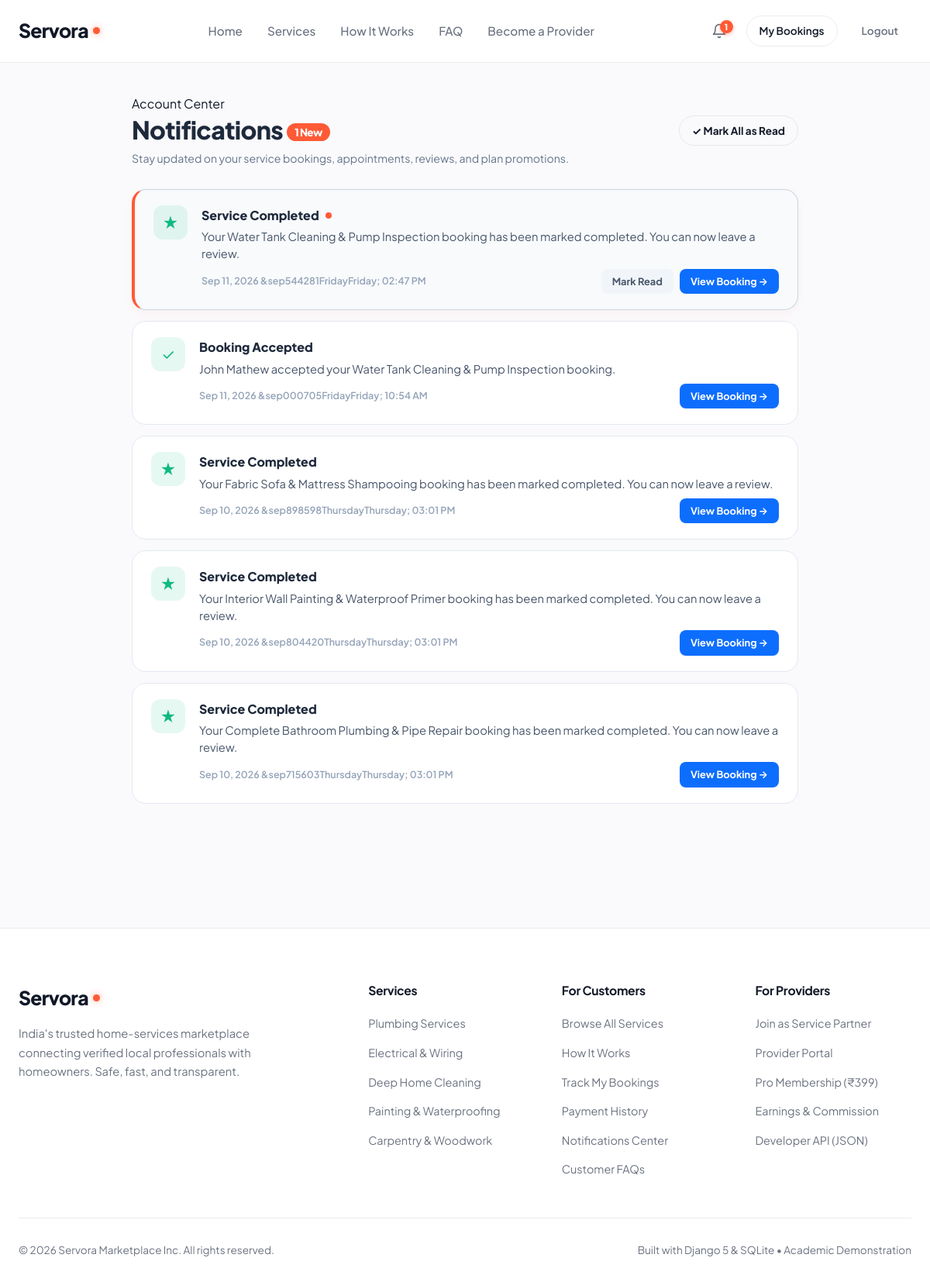
Page /notifications/ (signed in) on the committed database.
### services/models.py (models this page shows, shortened)
class Notification(models.Model):
    NOTIFICATION_TYPES = (
        ('booking_created', 'New Booking Request'),
        ('booking_accepted', 'Booking Accepted'),
        ('booking_declined', 'Booking Declined'),
        ('booking_cancelled', 'Booking Cancelled'),
        ('booking_completed', 'Service Completed'),
        ('review_received', 'New Review Received'),
        ('subscription_activated', 'Pro Subscription Activated'),
        ('featured_listing_activated', 'Service Featured'),
        ('materials_added', 'Materials Proposal Added'),
        ('materials_approved', 'Materials Approved'),
        ('materials_rejected', 'Materials Rejected'),
        ('payment_received', 'Payment Confirmed'),
        ('refund_processed', 'Payment Refunded'),
    )
    recipient = models.ForeignKey(User, on_delete=models.CASCADE, related_name='notifications')
    notification_type = models.CharField(max_length=35, choices=NOTIFICATION_TYPES)
    title = models.CharField(max_length=200)
    message = models.TextField()
    booking = models.ForeignKey(Booking, null=True, blank=True, on_delete=models.SET_NULL, related_name='notifications')
    service = models.ForeignKey(Service, null=True, blank=True, on_delete=models.SET_NULL, related_name='notifications')
    is_read = models.BooleanField(default=False)
    created_at = models.DateTimeField(auto_now_add=True)
    class Meta:
        ordering = ['-created_at']

### services/views.py (the view)
# urls.py: path('notifications/', views.notifications_list_view, name='notifications_list'),
@login_required
def notifications_list_view(request):
    notifications = Notification.objects.filter(
        recipient=request.user
    ).select_related('booking', 'service').order_by('-created_at')
    unread_count = notifications.filter(is_read=False).count()
    return render(request, 'notifications/list.html', {
        'notifications': notifications,
        'unread_count': unread_count,
        'active_tab': 'notifications',
    })

### services/context_processors.py (called while the page is built)
def notifications_context(request):
    if request.user.is_authenticated:
        user_notifications = Notification.objects.filter(recipient=request.user)
        unread_count = user_notifications.filter(is_read=False).count()
        recent = user_notifications[:5]
        return {
            'unread_notifications_count': unread_count,
            'recent_notifications': recent,
        }
    return {
        'unread_notifications_count': 0,
        'recent_notifications': [],
    }

### users/models.py (called while the page is built)
    @property
    def is_provider(self):
        return self.role == 'provider'

### templates/notifications/list.html (shortened to what this page needs)
{% extends 'base.html' %}
{% load static %}
{% block content %}
<section class="section">
  <div class="container">
    <div class="notifications-container">
      <div class="notifications-header">
        <div>
          <span class="section-subtitle">Account Center</span>
          <h1 style="font-size: 2rem; margin: 0 0 6px; color: #1E293B;">
            Notifications
            {% if unread_count > 0 %}
              <span style="font-size: 0.85rem; background: #FF5A36; color: #FFFFFF; padding: 3px 10px; border-radius: 9999px; vertical-align: middle; font-weight: 800;">
                {{ unread_count }} New
              </span>
            {% endif %}
          </h1>
          <p class="text-sm" style="color: #64748B; margin: 0;">Stay updated on your service bookings, appointments, reviews, and plan promotions.</p>
        </div>
        {% if unread_count > 0 %}
          <form method="POST" action="{% url 'notification_mark_all_read' %}" style="margin: 0;">
            <button type="submit" class="btn btn-outline btn-sm" style="font-size: 0.85rem; font-weight: 700;">
              ✓ Mark All as Read
            </button>
          </form>
        {% endif %}
      </div>
      {% if notifications %}
        <div class="notifications-list">
          {% for notif in notifications %}
            <div class="notif-card {% if not notif.is_read %}unread{% endif %}">
              <div class="notif-icon
                {% if notif.notification_type == 'booking_created' %}notif-icon-booking
                {% elif notif.notification_type == 'booking_accepted' or notif.notification_type == 'booking_completed' %}notif-icon-success
                {% elif notif.notification_type == 'booking_declined' or notif.notification_type == 'booking_cancelled' %}notif-icon-danger
                {% elif notif.notification_type == 'review_received' %}notif-icon-review
                {% else %}notif-icon-pro{% endif %}">
                {% if notif.notification_type == 'booking_created' %}📅
                {% elif notif.notification_type == 'booking_accepted' %}✓
                {% elif notif.notification_type == 'booking_declined' or notif.notification_type == 'booking_cancelled' %}✕
                {% elif notif.notification_type == 'booking_completed' %}★
                {% elif notif.notification_type == 'review_received' %}⭐
                {% elif notif.notification_type == 'subscription_activated' %}👑
                {% elif notif.notification_type == 'featured_listing_activated' %}⚡
                {% else %}🔔{% endif %}
              </div>
              <div style="flex: 1;">
                <div class="notif-title">
                  <span>{{ notif.title }}</span>
                  {% if not notif.is_read %}
                    <span class="notif-unread-dot" title="Unread notification"></span>
                  {% endif %}
                </div>
                <div class="notif-message">{{ notif.message }}</div>
                <div style="display: flex; align-items: center; justify-content: space-between; flex-wrap: wrap; gap: 8px;">
                  <span class="notif-time">{{ notif.created_at|date:"M d, Y &bull; h:i A" }}</span>
                  <div style="display: flex; gap: 8px;">
                    {% if not notif.is_read %}
                      <a href="{% url 'notification_mark_read' notif.id %}?next={% url 'notifications_list' %}" class="notif-action-btn" style="background: #F1F5F9; color: #475569;">
                        Mark Read
                      </a>
                    {% endif %}
                    {% if notif.booking %}
                      {% if user.profile.is_provider %}
                        <a href="{% url 'notification_mark_read' notif.id %}?next={% url 'provider_job_detail' notif.booking.id %}" class="notif-action-btn" style="background: #0D6EFD; color: #FFFFFF;">
                          View Job &rarr;
                        </a>
                      {% else %}
                        <a href="{% url 'notification_mark_read' notif.id %}?next={% url 'booking_detail' notif.booking.id %}" class="notif-action-btn" style="background: #0D6EFD; color: #FFFFFF;">
                          View Booking &rarr;
                        </a>
                      {% endif %}
                    {% elif notif.service %}
                      <a href="{% url 'notification_mark_read' notif.id %}?next={% url 'service_detail' notif.service.id %}" class="notif-action-btn" style="background: #8B5CF6; color: #FFFFFF;">
                        View Service &rarr;
                      </a>
                    {% endif %}
                  </div>
                </div>
              </div>
            </div>
          {% endfor %}
        </div>
      {% endif %}
    </div>
  </div>
</section>
{% endblock %}

### static/css/main.css (style rules this page uses)
:root { --bg-primary: #FFFFFF; --bg-secondary: #FAFAFC; --bg-blue-tint: #F0F4FD; --bg-lavender-tint: #F5F3FF; --bg-cool-gray: #F8FAFC; --text-primary: #111827; --text-secondary: #6B7280; --text-muted: #9CA3AF; --text-inverse: #FFFFFF; --accent-primary: #FF5A36; --accent-hover: #E04826; --accent-subtle: #FFF1EE; --brand-dark: #111827; --brand-dark-hover: #1F2937; --status-success-bg: #ECFDF5; --status-success-text: #059669; --status-warning-bg: #FFFBEB; --status-warning-text: #D97706; --status-info-bg: #EFF6FF; --status-info-text: #2563EB; --status-danger-bg: #FEF2F2; --status-danger-text: #DC2626; --border-subtle: rgba(17, 24, 39, 0.08); --border-strong: rgba(17, 24, 39, 0.16); --shadow-sm: 0 1px 2px 0 rgba(0, 0, 0, 0.05); --shadow-md: 0 4px 6px -1px rgba(0, 0, 0, 0.06), 0 2px 4px -1px rgba(0, 0, 0, 0.04); --shadow-card: 0 10px 30px -4px rgba(17, 24, 39, 0.05), 0 4px 12px -2px rgba(17, 24, 39, 0.03); --shadow-card-hover: 0 20px 35px -5px rgba(17, 24, 39, 0.09), 0 8px 16px -4px rgba(17, 24, 39, 0.04); --shadow-floating: 0 25px 50px -12px rgba(17, 24, 39, 0.15); --radius-sm: 8px; --radius-md: 14px; --radius-lg: 20px; --radius-xl: 26px; --radius-pill: 9999px; --font-main: 'Plus Jakarta Sans', -apple-system, BlinkMacSystemFont, "Segoe UI", Roboto, sans-serif; --transition-fast: all 0.18s cubic-bezier(0.4, 0, 0.2, 1); --transition-smooth: all 0.28s cubic-bezier(0.16, 1, 0.3, 1); }
*, *::before, *::after { box-sizing: border-box; margin: 0; padding: 0; }
html { scroll-behavior: smooth; font-size: 16px; }
body { font-family: var(--font-main); background-color: var(--bg-secondary); color: var(--text-primary); line-height: 1.6; -webkit-font-smoothing: antialiased; -moz-osx-font-smoothing: grayscale; min-height: 100vh; display: flex; flex-direction: column; }
a { color: inherit; text-decoration: none; transition: var(--transition-fast); }
button, input, select, textarea { font: inherit; color: inherit; }
.container { width: 100%; max-width: 1240px; margin-left: auto; margin-right: auto; padding-left: 24px; padding-right: 24px; }
h1, h2, h3, h4, h5, h6 { color: var(--text-primary); font-weight: 700; line-height: 1.25; letter-spacing: -0.02em; }
h1 { font-size: clamp(2.2rem, 4vw, 3.4rem); font-weight: 800; }
p { color: var(--text-secondary); line-height: 1.65; }
.text-sm { font-size: 0.88rem; }
.btn { display: inline-flex; align-items: center; justify-content: center; gap: 8px; padding: 12px 24px; border-radius: var(--radius-pill); font-weight: 600; font-size: 0.95rem; cursor: pointer; border: 1px solid transparent; transition: var(--transition-smooth); white-space: nowrap; }
.btn-outline { background-color: transparent; border-color: var(--border-subtle); color: var(--text-primary); }
.btn-sm { padding: 8px 16px; font-size: 0.85rem; border-radius: var(--radius-pill); }

### templates/notifications/list.html (style rules this page uses)
.notifications-container { max-width: 860px; margin: 40px auto 80px; }
.notifications-header { display: flex; align-items: center; justify-content: space-between; margin-bottom: 28px; flex-wrap: wrap; gap: 16px; }
.notif-card { background: #FFFFFF; border: 1px solid #E2E8F0; border-radius: 18px; padding: 20px 24px; margin-bottom: 14px; display: flex; align-items: flex-start; gap: 18px; transition: all 0.2s ease; position: relative; }
.notif-card.unread { background: #F8FAFC; border-color: #CBD5E1; border-left: 4px solid #FF5A36; box-shadow: 0 4px 14px rgba(255, 90, 54, 0.06); }
.notif-icon { width: 44px; height: 44px; border-radius: 12px; display: flex; align-items: center; justify-content: center; font-size: 1.25rem; flex-shrink: 0; }
.notif-icon-success { background: rgba(16, 185, 129, 0.1); color: #10B981; }
.notif-title { font-size: 1rem; font-weight: 800; color: #1E293B; margin-bottom: 4px; display: flex; align-items: center; gap: 8px; }
.notif-unread-dot { width: 8px; height: 8px; border-radius: 50%; background: #FF5A36; display: inline-block; }
.notif-message { font-size: 0.92rem; color: #475569; line-height: 1.5; margin-bottom: 8px; }
.notif-time { font-size: 0.78rem; color: #94A3B8; font-weight: 600; }
.notif-action-btn { padding: 6px 14px; border-radius: 8px; font-size: 0.8rem; font-weight: 700; text-decoration: none; transition: all 0.15s; }

### rows in the picture
Notification: title "Service Completed", is_read False (drawn), message "Your Water Tank Cleaning & Pump Inspection booking has been marked completed. You can now leave a review.", created_at "Sep 11, 2026 &sep544281FridayFriday; 02:47 PM", shows "View Booking →"
Notification: title "Booking Accepted", message "John Mathew accepted your Water Tank Cleaning & Pump Inspection booking.", created_at "Sep 11, 2026 &sep000705FridayFriday; 10:54 AM", shows "View Booking →"
Notification: title "Service Completed", message "Your Fabric Sofa & Mattress Shampooing booking has been marked completed. You can now leave a review.", created_at "Sep 10, 2026 &sep898598ThursdayThursday; 03:01 PM", shows "View Booking →"
Notification: title "Service Completed", message "Your Interior Wall Painting & Waterproof Primer booking has been marked completed. You can now leave a review.", created_at "Sep 10, 2026 &sep804420ThursdayThursday; 03:01 PM", shows "View Booking →"
Notification: title "Service Completed", message "Your Complete Bathroom Plumbing & Pipe Repair booking has been marked completed. You can now leave a review.", created_at "Sep 10, 2026 &sep715603ThursdayThursday; 03:01 PM", shows "View Booking →"

### other values in the picture
{{ unread_notifications_count }} "1"
{{ unread_count }} "1"
